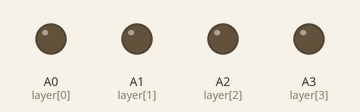
The sketch below on a simulated Arduino Uno, built with avr-gcc and run on an emulated ATmega328P. Parts: output pins drawn as LEDs (lit = HIGH). Random numbers use the default seed unless the sketch sets one; pins used as bus, display or sensor lines are not drawn.

Above: at 0.1 s.
At 5.95 s:
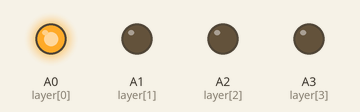
At 7.45 s:
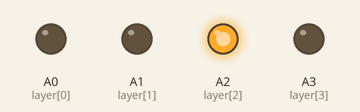
At 8.8 s:
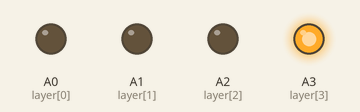
At 13.35 s:
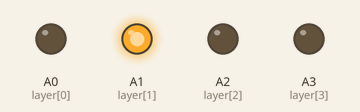
At 17.8 s:
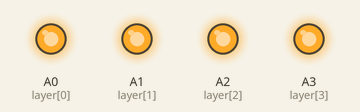
Timing chart, 0 to 40.0 s (numbered marks = the images above):
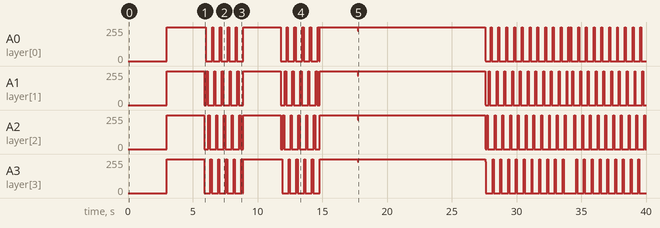

The sketch:

ledcube.ino
```cpp
int c1[16]={3,7,11,13,2,6,10,12,1,5,9,A5,0,4,8,A4};
int c2[16]={3,7,11,13,12,A5,A4,8,4,0,1,2,6,10,9,5};
int layer[4]={A0,A1,A2,A3};
void setup()
{
for(int i=0;i<16;i++)
 {
 pinMode(c1[i],OUTPUT);
 }
for(int i=0;i<4;i++)
 {
 pinMode(layer[i],OUTPUT);
 }
}
void loop()
{
 delay(3000);
 off();
 spiral();
 Rowlitdowntotop();
 spiral();
 Rowlittoptodown();
 spiral();
 Randomflicker();
 columnslituplefttoright();
 columnslituprighttoleft();
 spiralandoffoutin();
 Randomflicker();
 RandomRain();
 RandomRise();
 flickercolumns();
 spiralandoffinout();
 onoff();
}
void off() //switch off all leds
{
 for(int i=0;i<4;i++)
 {
 digitalWrite(layer[i],0);
 }
 for(int i=0;i<16;i++)
 {
 digitalWrite(c1[i],1);
 }
}
void layeron() //supply power to all anodes only
{
 for(int i=0;i<4;i++)
 {
 digitalWrite(layer[i],1);
 }
}
void spiral()
{
 off();
 layeron();
 for(int j=0;j<2;j++) //repeat pattern 3 times
 {
 for(int i=0;i<16;i++) //now switch on leds by grounding cathodes
 {
 digitalWrite(c2[i],0);
 delay(50);
 }
 delay(50);
 for(int i=15;i>=0;i--) //leds turned off in reverse manner
 {
 digitalWrite(c2[i],1);
 delay(25);
 }
 delay(200);
 }
}
void Rowlitdowntotop()
{
 off();
 for(int i=0;i<16;i++)
 {
 digitalWrite(c2[i],0); //ground cathodes
 }
 for(int j=0;j<5;j++) //repeat pattern for 5 times
 {
 for(int i=0;i<4;i++) // switch on leds by supplying power to anode layers
 {
 digitalWrite(layer[i],1);
 delay(100);
 digitalWrite(layer[i],0); //switch off previous layer
 delay(50);
 }
 }
}
void Rowlittoptodown()
{
 off();
 for(int i=0;i<16;i++)
 {
 digitalWrite(c2[i],0); //ground cathodes
 }
 for(int j=0;j<5;j++) //pattern repeats for 5 times
 {
 for(int i=3;i>=0;i--)
 {
 digitalWrite(layer[i],1); //switch on one layer
 delay(100);
 digitalWrite(layer[i],0); //switch off that layer
 delay(50);
 }
 }
}
void columnslituplefttoright()
{
 off();
 layeron();
 for(int i=0;i<5;i++) //pattern repeats for 5 times
 {
 for(int j=0;j<4;j++) //one vertical layer lights up
 {
 digitalWrite(c1[j],0);
 digitalWrite(c1[j+4],0);
 digitalWrite(c1[j+8],0);
 digitalWrite(c1[j+12],0);
 delay(100);

 digitalWrite(c1[j],1); //vertical layer goes off
 digitalWrite(c1[j+4],1);
 digitalWrite(c1[j+8],1);
 digitalWrite(c1[j+12],1);
 }
 delay(100);
 }
}
void columnslituprighttoleft()
{
 off();
 layeron();
 for(int i=0;i<5;i++) //pattern repeats for 5 times
 {
 for(int j=3;j>=0;j--) //one vertical layer lights up
 {
 digitalWrite(c1[j],0);
 digitalWrite(c1[j+4],0);
 digitalWrite(c1[j+8],0);
 digitalWrite(c1[j+12],0);
 delay(100);
 digitalWrite(c1[j],1); //vertical layer goes off
 digitalWrite(c1[j+4],1);
 digitalWrite(c1[j+8],1);
 digitalWrite(c1[j+12],1);
 }
 delay(100);
 }
}
void Randomflicker()
{
 off();
 int col,row;
 for(int i=0;i<30;i++)
 {
 col=random(0,16); //obtain the random column that gets grounded
 row=random(0,4); //obtain the random layer that gets power
 digitalWrite(layer[row],1); //power the anode
 digitalWrite(c1[col],0); //light up the led stored as per c1 array

 digitalWrite(c1[col],1); //switch off the led stored as per c1 array
 digitalWrite(c2[col],0); //light up the led stored as per c2 array


 digitalWrite(c2[col],1); //light up the led stored as per c1 array
 digitalWrite(layer[row],0); //anode grounded
 }
}
void RandomRain()
{
 off();
 int col;
 for(int j=0;j<15;j++)
 {
 col=random(0,16); //random index of column that gets grounded

 if(c1[col]==c2[col]) //prevents the same led being chosen from both arrays
 continue;

 digitalWrite(c1[col],0); //light up two leds
 digitalWrite(c2[col],0);
 for(int i=3;i>=0;i--)
 {
 digitalWrite(layer[i],1); //layers are supplied power and then grounded
 delay(75);
 digitalWrite(layer[i],0);
 delay(75);
 }
 digitalWrite(c1[col],1); //switch of the random leds
 digitalWrite(c2[col],1);
 }
}


void RandomRise()
{
 off();
 int col;
 for(int j=0;j<15;j++)
 {
 col=random(0,16);

 if(c1[col]==c2[col])
 continue;

 digitalWrite(c1[col],0);
 digitalWrite(c2[col],0);
 for(int i=0;i<=3;i++)
 {
 digitalWrite(layer[i],1);
 delay(75);
 digitalWrite(layer[i],0);
 delay(75);
 }
 digitalWrite(c1[col],1);
 digitalWrite(c2[col],1);

 }
}

void flickercolumns()
{
 off();
 int col;
 layeron();
 for(int i=0;i<40;i++)
 {
 col=random(16);
 digitalWrite(c1[col],0);
 delay(25);
 digitalWrite(c1[col],1);
 delay(25);
 digitalWrite(c2[col],0);
 delay(25);
 digitalWrite(c2[col],1);
 delay(25);
 }
}
void spiralandoffoutin()
{

 off(); //set all led off
 layeron();

 for(int j=0;j<4;j++) //repeat pattern 5 times
 {
 for(int i=0;i<16;i++) //now switch on leds by grounding cathodes
 {
 digitalWrite(c2[i],0);
 delay(75);
 digitalWrite(c2[i],1);
 }
 delay(10);
 }
}
void spiralandoffinout()
{
 off(); //set all led off
 layeron();

 for(int j=0;j<4;j++) //repeat pattern 5 times
 {
 for(int i=15;i>0;i--) //now switch on leds by grounding cathodes
 {
 digitalWrite(c2[i],0);
 delay(75);
 digitalWrite(c2[i],1);
 }
 delay(10);
 }
}
void onoff()
{
 off();
 layeron();
 for(int j=0;j<20;j++)
 {
 for(int i=0;i<16;i++)
 {
 digitalWrite(c2[i],0);
 }
 delay(100);
 off();
 delay(100);
 layeron();

 }
}
```

Measured:
- by itself, A0 (layer[0]): 0/255 → 255/255 at 3.0 s, → 0/255 3.0 s later, → 255/255 0.50 s later, → 0/255 0.10 s later, … (69 changes in this stretch)
- by itself, A1 (layer[1]): 0/255 → 255/255 at 3.0 s, → 0/255 2.9 s later, → 255/255 0.15 s later, → 0/255 0.10 s later, … (71 changes in this stretch)
- by itself, A2 (layer[2]): 0/255 → 255/255 at 3.0 s, → 0/255 2.9 s later, → 255/255 0.30 s later, → 0/255 0.10 s later, … (71 changes in this stretch)
- by itself, A3 (layer[3]): 0/255 → 255/255 at 3.0 s, → 0/255 2.9 s later, → 255/255 0.45 s later, → 0/255 0.10 s later, … (65 changes in this stretch)
